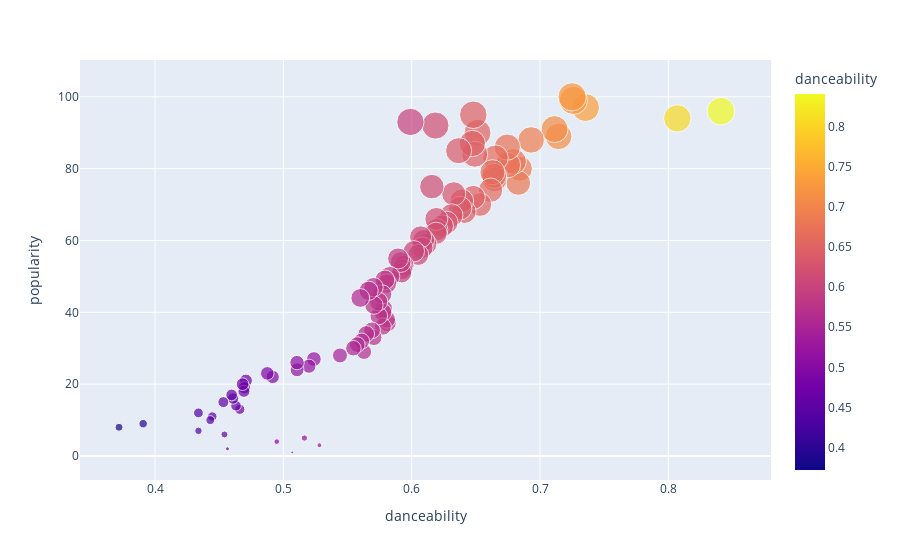

Notebook cell for this chart:
### Code cell
fig2 = px.scatter(df_1, x="danceability", y="popularity", color="danceability",size='popularity')
fig2.show()
